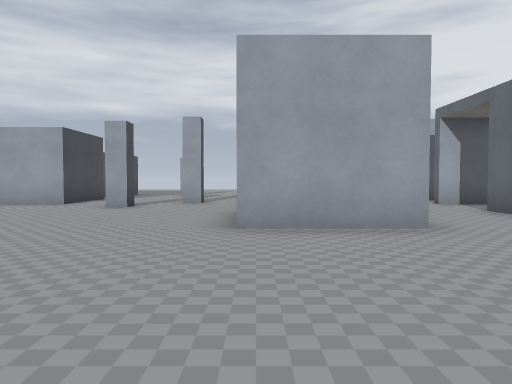
View 1 (above)

24 first-person views from a walk through a level from a Godot 3-D game. The camera is 1.3 m above the floor, tilts 2° down and sees 70° across. The floor is counted in squares, 2 m on a side. Each view is taken from the middle of a square. On the plan, view 1 faces up. The plan holds only what a view shows up to about 11 squares ahead; the rest is blank. The place goes on beyond the plan. Characters and animated objects are left out. Some surface patterns are stand-ins.

View 2
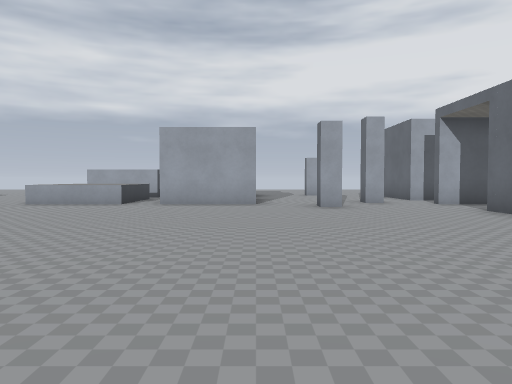

View 3
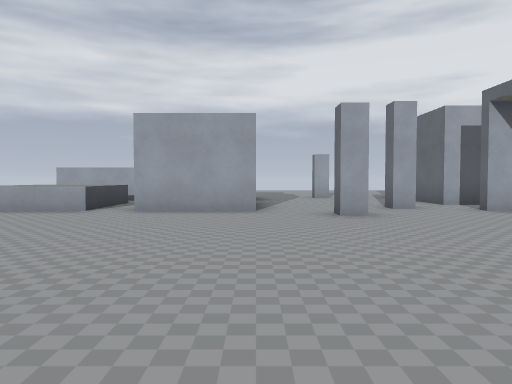

View 4
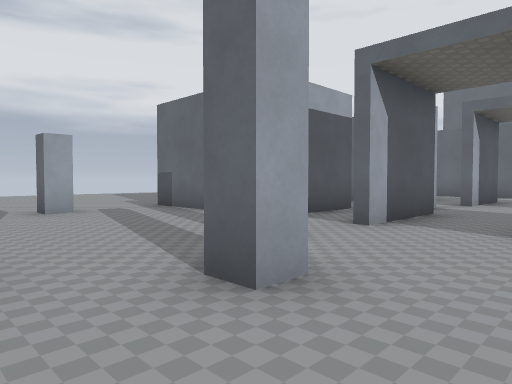

View 5
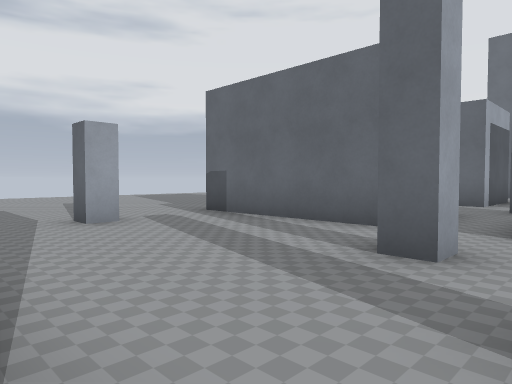

View 6
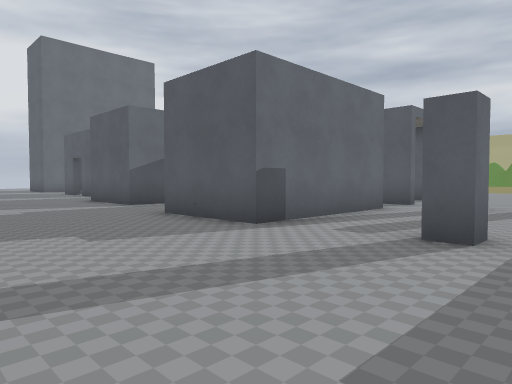

View 7
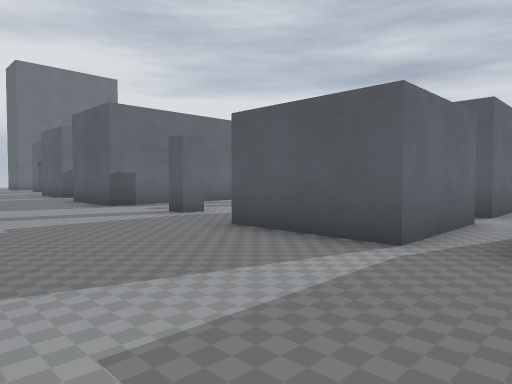

View 8
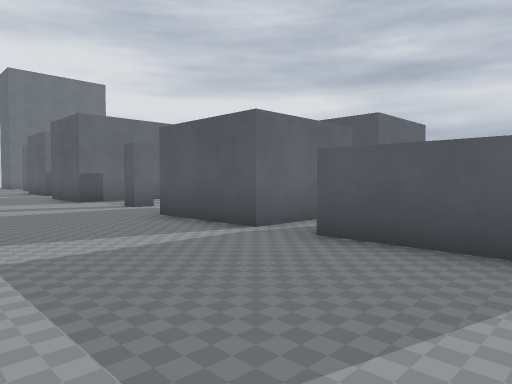

View 9
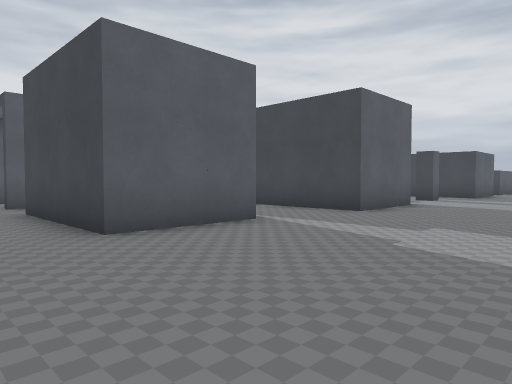

View 10
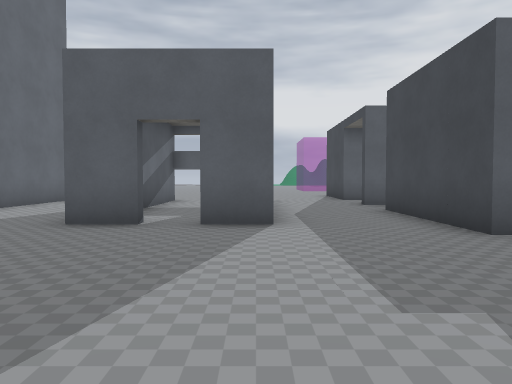

View 11
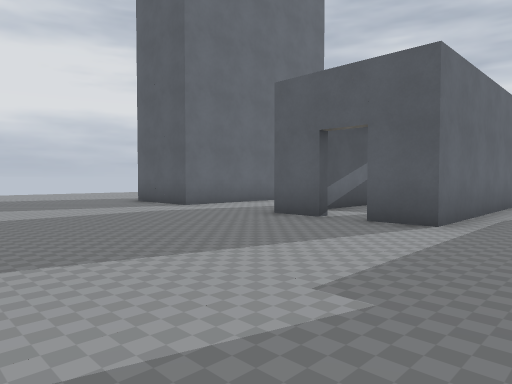

View 12
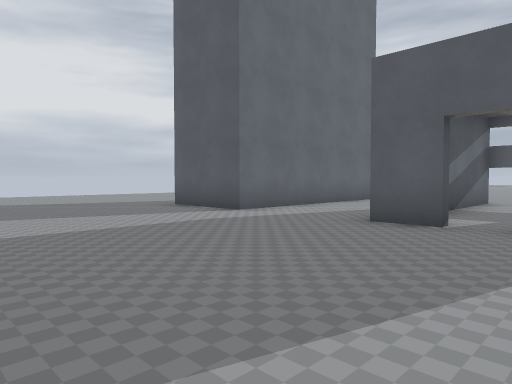

View 13
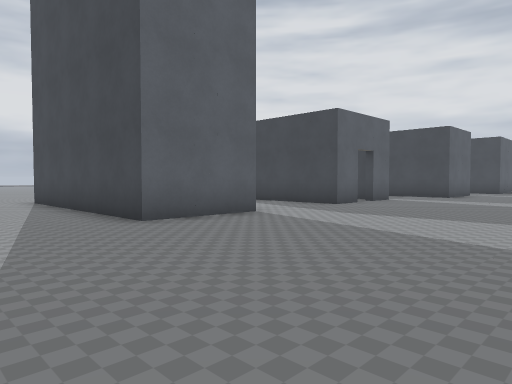

View 14
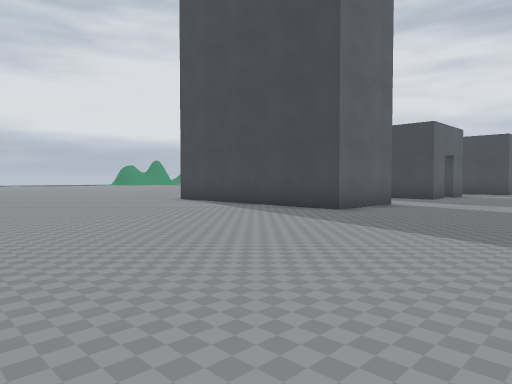

View 15
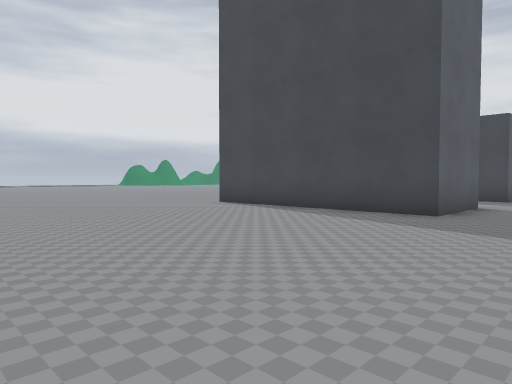

View 16
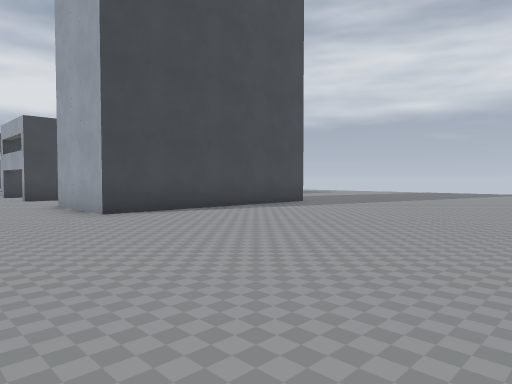

View 17
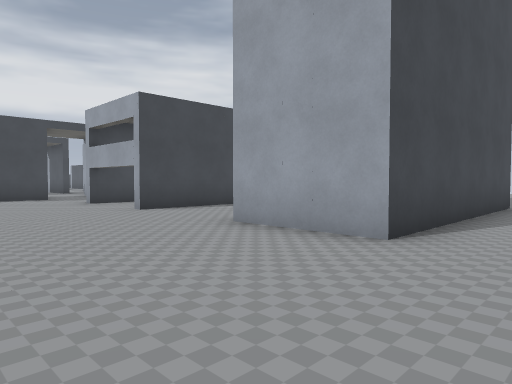

View 18
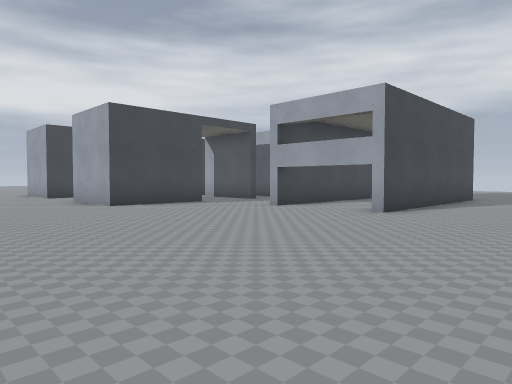

View 19
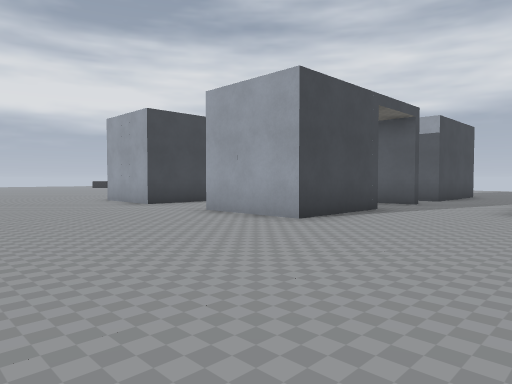

View 20
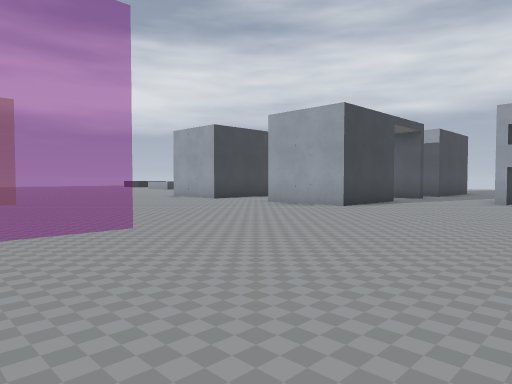

View 21
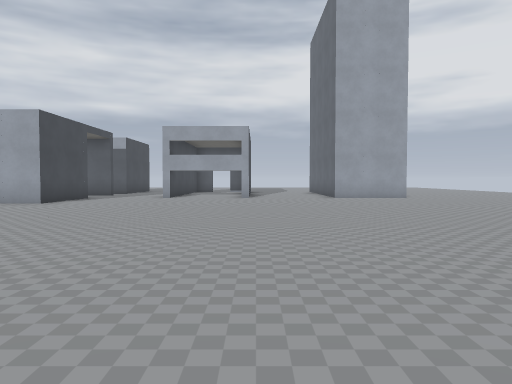

View 22
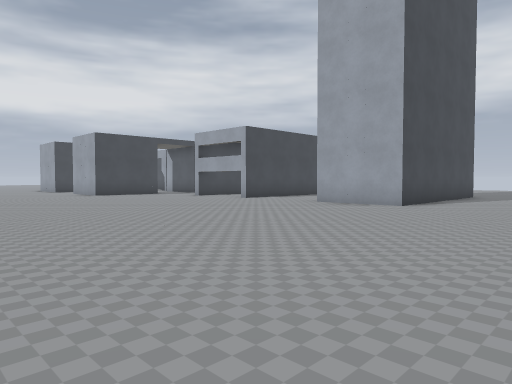

View 23
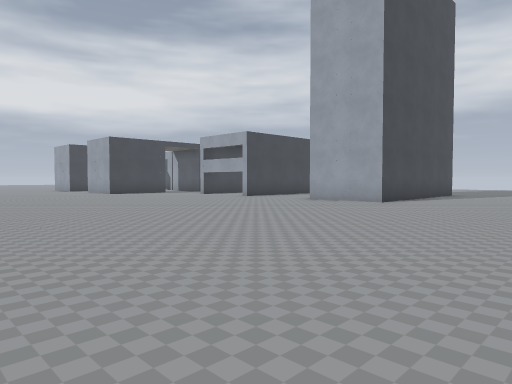

View 24
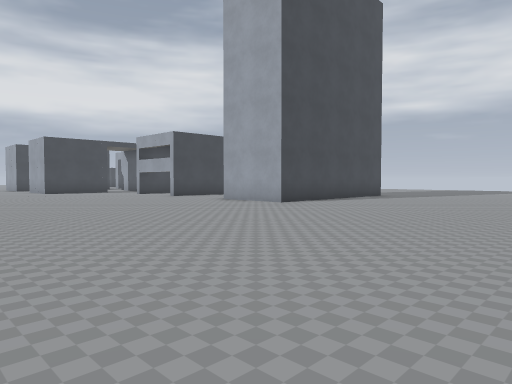

### Floor plan
Points are (right, up) in squares from view 1. A wall is a line through its corners. A room is listed if a view was taken in it or the views show most of it. See-through windows are left out.
Room 1 (views 1, 2, 3, 4, 5, 6, 7, 8, 9, 10, 11, 12, 13, 14, 15, 16, 17, 18, 19, 20, 21, 22, 23, 24)
walls: (7.3, 7.5) (7.3, 4.8) (4.8, 4.8); (4.8, 6.8) (4.8, 7.5); (9.7, 9) (9.7, 13.7) (10.9, 13.7); (7.2, 9.5) (4.8, 9.5); (6.6, 9.7) (7.2, 9.7); (12.5, 7.8) (12.5, 12.4); (10, 10.6) (10, 7.8); (7.3, 11.2) (4.8, 11.2) (4.8, 14.8) (7.3, 14.8) (7.3, 11.2); (2.2, 6.8) (2.2, 4.8) (-0.2, 4.8); (2.4, 9.5) (-0.2, 9.5); (2.2, 11.2) (-0.2, 11.2) (-0.2, 15.2) (2.2, 15.2) (2.2, 12.2); (15.7, 7.8) (15.7, 13.7) (18.2, 13.7) (18.2, 7.8) (15.7, 7.8); (-0.2, 6.8) (-0.2, 7.5); (11.6, 13.7) (12.8, 13.7) (12.8, 7.8); (-0.2, 9.7) (0.5, 9.7); (-1.5, 10.5) (-1.5, 10) (-2, 10) (-2, 10.5); (-3, 9) (-3, 8.5) (-3.5, 8.5) (-3.5, 9); (-2.4, 14.5) (-3, 14.5) (-3, 15) (-2.5, 15); (-5, 11) (-5, 9.5) (-7.5, 9.5); (-7.5, 10.5) (-7.5, 12); (-7.5, 12.9) (-7.5, 15.5) (-5, 15.5); (-8.6, 13) (-11, 13); (-10.5, 15.5) (-8.5, 15.5)
low walls: (-8.5, 12) (-8.5, 9.5) (-11, 9.5)

Positions as (right, up) in squares from view 1, and headings:
1: (0, 0), facing up
2: (-5, 0), facing up
3: (-5, 2), facing up
4: (-5, 7), facing up-right
5: (-5, 9), facing up-right
6: (-4, 19), facing down-right
7: (-9, 19), facing down-right
8: (-11, 19), facing down-right
9: (9, 19), facing down-left
10: (10, 19), facing down
11: (8, 19), facing down-right
12: (10, 19), facing down-right
13: (21, 19), facing down-left
14: (25, 18), facing down-left
15: (25, 16), facing down-left
16: (25, 5), facing up-left
17: (20, 4), facing up-left
18: (16, 1), facing up-left
19: (11, 0), facing up-left
20: (12, -3), facing up-left
21: (13, -5), facing up
22: (22, -1), facing up-left
23: (23, -2), facing up-left
24: (25, 0), facing up-left
